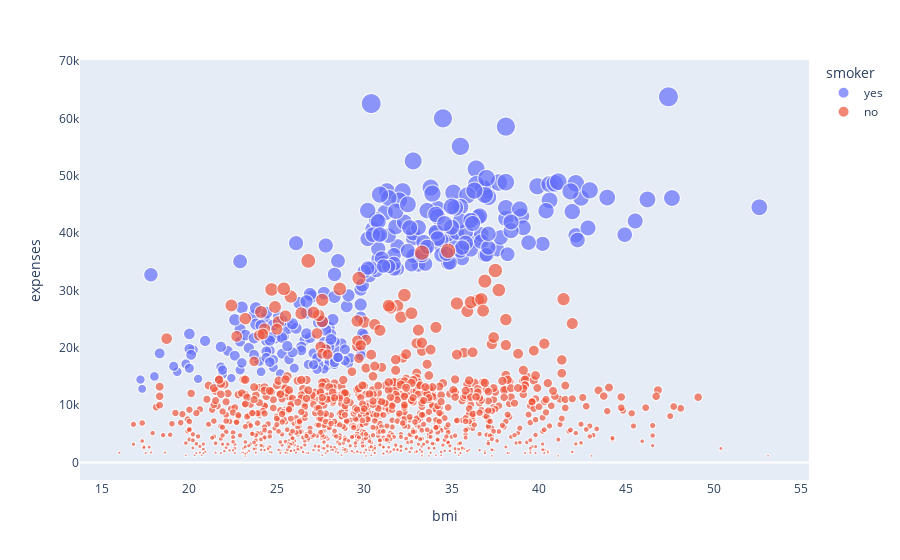

Notebook source saved alongside this figure:
### Code cell
fig = px.scatter(insurance, x = insurance.bmi, y = insurance.expenses,
                color = 'smoker', size = insurance.expenses)

fig.update_layout(xaxis = dict(showgrid = False, showline = False),
                 yaxis = dict(showgrid = False, showline = False))

fig.show()

### Figure 1 — Plotly figure (JSON) as saved in the notebook; plotly's stock layout.template omitted (floating-point values rounded to 4 significant figures; data arrays with more than 128 entries replaced by an {"elided": "..."} marker saying what was removed)
{"data": [{"hovertemplate": "smoker=yes<br>bmi=%{x}<br>expenses=%{marker.size}<extra></extra>", "legendgroup": "yes", "marker": {"color": "#636efa", "size": {"elided": "274 float values"}, "sizemode": "area", "sizeref": 159.4, "symbol": "circle"}, "mode": "markers", "name": "yes", "showlegend": true, "type": "scattergl", "x": {"elided": "274 float values"}, "xaxis": "x", "y": {"elided": "274 float values"}, "yaxis": "y"}, {"hovertemplate": "smoker=no<br>bmi=%{x}<br>expenses=%{marker.size}<extra></extra>", "legendgroup": "no", "marker": {"color": "#EF553B", "size": {"elided": "1064 float values"}, "sizemode": "area", "sizeref": 159.4, "symbol": "circle"}, "mode": "markers", "name": "no", "showlegend": true, "type": "scattergl", "x": {"elided": "1064 float values"}, "xaxis": "x", "y": {"elided": "1064 float values"}, "yaxis": "y"}], "layout": {"legend": {"itemsizing": "constant", "title": {"text": "smoker"}, "tracegroupgap": 0}, "margin": {"t": 60}, "xaxis": {"anchor": "y", "domain": [0, 1], "showgrid": false, "showline": false, "title": {"text": "bmi"}}, "yaxis": {"anchor": "x", "domain": [0, 1], "showgrid": false, "showline": false, "title": {"text": "expenses"}}}}
